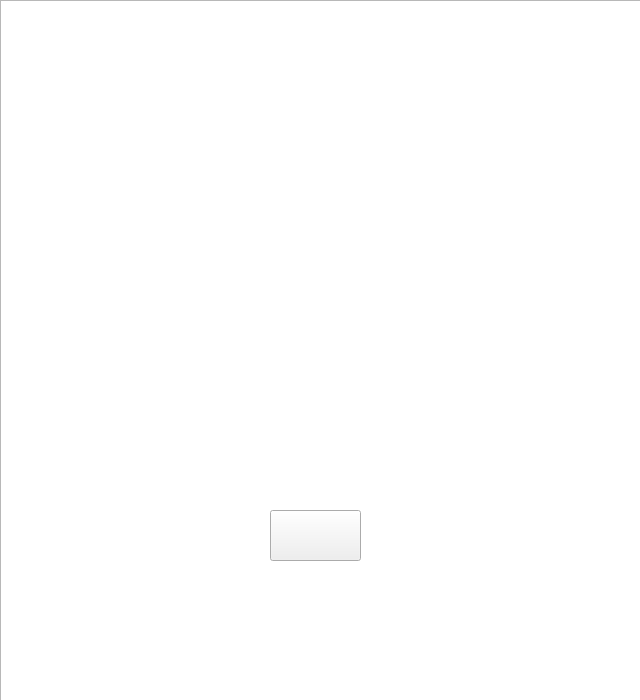
<?xml version="1.0" encoding="UTF-8"?>
<ui version="4.0">
 <class>Author_Widget</class>
 <widget class="QWidget" name="Author_Widget">
  <property name="geometry">
   <rect>
    <x>0</x>
    <y>0</y>
    <width>640</width>
    <height>700</height>
   </rect>
  </property>
  <property name="windowTitle">
   <string>Form</string>
  </property>
  <property name="styleSheet">
   <string notr="true">border-image: url(:/new/prefix1/image/author_background.jpg);</string>
  </property>
  <widget class="QPushButton" name="pushButton">
   <property name="geometry">
    <rect>
     <x>270</x>
     <y>510</y>
     <width>91</width>
     <height>51</height>
    </rect>
   </property>
   <property name="styleSheet">
    <string notr="true">border-image: url(:/new/prefix1/image/back.png);</string>
   </property>
   <property name="text">
    <string/>
   </property>
  </widget>
  <widget class="QGraphicsView" name="graphicsView">
   <property name="geometry">
    <rect>
     <x>0</x>
     <y>0</y>
     <width>641</width>
     <height>701</height>
    </rect>
   </property>
  </widget>
  <zorder>graphicsView</zorder>
  <zorder>pushButton</zorder>
 </widget>
 <resources/>
 <connections/>
</ui>
